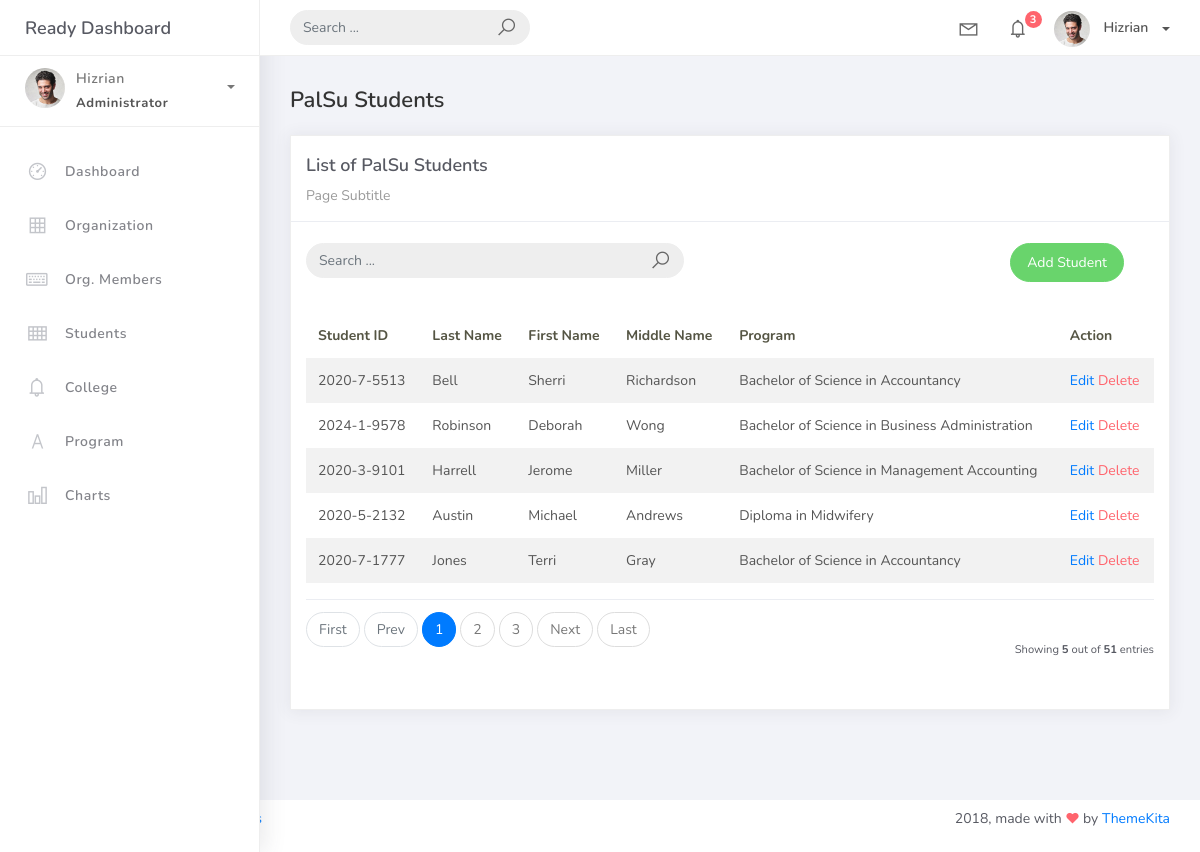
Page /student-list on the earlier database version.
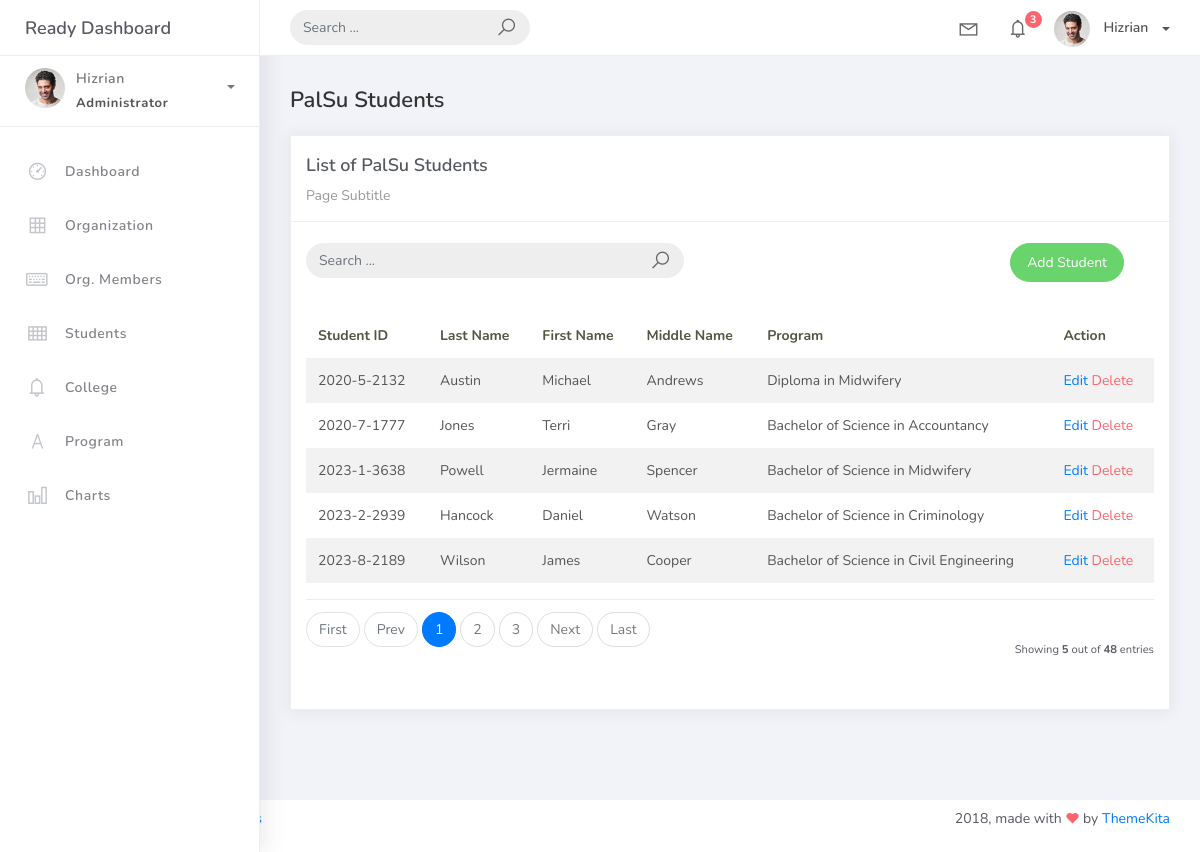
Same page on the later database version.
### studentorg/models.py (models this page shows, shortened)
class BaseModel(models.Model):
    created_at = models.DateTimeField(auto_now_add=True, db_index=True)
    updated_at = models.DateTimeField(auto_now=True)
    class Meta:
        abstract = True

class Student (BaseModel):
    student_id = models.CharField(max_length=15)
    lastname = models.CharField(max_length=25)
    firstname = models.CharField(max_length=25)
    middlename = models.CharField(max_length=25, blank=True, null=True)
    program = models.ForeignKey(Program, on_delete=models.CASCADE)

class Program(BaseModel):
    prog_name = models.CharField(max_length=150)
    college = models.ForeignKey(College, on_delete=models.CASCADE)
    def __str__(self):
        return self.prog_name

### studentorg/views.py (the view)
# urls.py: path('student-list', Student_List.as_view(), name='student-list'),
class Student_List(ListView):
    model = Student
    context_object_name = 'member'
    template_name = 'student/students.html'
    paginate_by = 5
    def get_queryset(self, *args, **kwargs):
        qs = super(Student_List, self).get_queryset(*args, **kwargs)
        if self.request.GET.get("q") != None:
            query = self.request.GET.get('q')
            qs = qs.filter(Q(student_id__icontains=query) |
            Q(lastname__icontains=query) | Q(firstname__icontains=query) |
            Q(middlename__icontains=query) | Q(program__prog_name__icontains=query) )
        return qs

### templates/student/students.html
{% extends 'base.html' %} {% load static %} {% block content %}
<div class="content">
  <div class="container-fluid">
    <h4 class="page-title">PalSu Students</h4>
    <div class="row">
      <div class="col-md-12">
        <div class="card">
          <div class="card-header">
            <div class="card-title">List of PalSu Students</div>
            <div class="card-category">Page Subtitle</div>
          </div>
          <br />
          <div class="col-md-12 row">
            <div class="col-md-6">
              <form
                class="navbar-left navbar-form nav-search mr-md-3"
                action="{% url 'student-list' %}">
                <div class="input-group">
                  <input
                    type="text"
                    placeholder="Search ..."
                    class="form-control"
                    name="q" />
                  <div class="input-group-append">
                    <span class="input-group-text">
                      <i class="la la-search search-icon"></i>
                    </span>
                  </div>
                </div>
              </form>
            </div>
            <div class="col-md-6">
              <div class="pull-right">
                <a
                  href="{% url 'student-add' %}"
                  class="btn btn-success btn-rounded"
                  >Add Student</a
                >
              </div>
            </div>
          </div>
          <div class="card-body">
            <table class="table table-striped mt-3">
              <thead>
                <tr>
                  <th scope="col">Student ID</th>
                  <th scope="col">Last Name</th>
                  <th scope="col">First Name</th>
                  <th scope="col">Middle Name</th>
                  <th scope="col">Program</th>
                  <th scope="col">Action</th>
                </tr>
              </thead>
              <tbody>
                {% for object in object_list %}
                <tr>
                    <td>{{ object.student_id }}</td>
                    <td>{{ object.lastname }}</td>
                    <td>{{ object.firstname }}</td>
                    <td>{{ object.middlename }}</td>
                    <td>{{ object.program }}</td>
                    <td>
                      <a href="student-list/{{ object.id }}">Edit</a>
                      <a
                        href="student-list/{{ object.id }}/delete"
                        class="text-danger"
                        >Delete</a
                      >
                    </td>
                </tr>
                {% empty %}
                <tr>
                    <td colspan="4" style="text-align: center">
                    <p class="text-sm font-weight-bold mb-0">No Records Found</p>
                    </td>
                </tr>
                {% endfor %}
            </tbody>
            </table>
            {% include 'includes/pagination.html' %}
          </div>
        </div>
      </div>
    </div>
  </div>
</div>
{% endblock %}

### templates/base.html (shortened to what this page needs)
{% load static %}
<!DOCTYPE html>
<html>
<head>
	<link rel="stylesheet" href="{% static 'css/bootstrap.min.css' %}">
	<link rel="stylesheet" href="{% static 'css/ready.css'%}">
	<link rel="stylesheet" href="{% static 'css/demo.css'%}">
</head>
<body>
	<div class="wrapper">
		<div class="main-header">
			<div class="logo-header">
				<a href="{% url 'home' %}" class="logo">
					Ready Dashboard
				</a>
			</div>
			<nav class="navbar navbar-header navbar-expand-lg">
				<div class="container-fluid">
					<form class="navbar-left navbar-form nav-search mr-md-3" action="">
						<div class="input-group">
							<input type="text" placeholder="Search ..." class="form-control">
							<div class="input-group-append">
								<span class="input-group-text">
									<i class="la la-search search-icon"></i>
								</span>
							</div>
						</div>
					</form>
					<ul class="navbar-nav topbar-nav ml-md-auto align-items-center">
						<li class="nav-item dropdown hidden-caret">
							<a class="nav-link dropdown-toggle" href="#" id="navbarDropdown" role="button" data-toggle="dropdown" aria-haspopup="true" aria-expanded="false">
								<i class="la la-envelope"></i>
							</a>
						</li>
						<li class="nav-item dropdown hidden-caret">
							<a class="nav-link dropdown-toggle" href="#" id="navbarDropdown" role="button" data-toggle="dropdown" aria-haspopup="true" aria-expanded="false">
								<i class="la la-bell"></i>
								<span class="notification">3</span>
							</a>
						</li>
						<li class="nav-item dropdown">
							<a class="dropdown-toggle profile-pic" data-toggle="dropdown" href="#" aria-expanded="false">
								<img src="{% static 'img/profile.jpg' %}" alt="user-img" width="36" class="img-circle">
								<span >Hizrian</span></span> </a>
							</li>
						</ul>
					</div>
				</nav>
			</div>
			<div class="sidebar">
				<div class="scrollbar-inner sidebar-wrapper">
					<div class="user">
						<div class="photo">
							<img src="{% static 'img/profile.jpg' %}">
						</div>
						<div class="info">
							<a class="" data-toggle="collapse" href="#collapseExample" aria-expanded="true">
								<span>
									Hizrian
									<span class="user-level">Administrator</span>
									<span class="caret"></span>
								</span>
							</a>
						</div>
					</div>
					<ul class="nav">
						<li class="nav-item">
							<a href="{% url 'home' %}">
								<i class="la la-dashboard"></i>
								<p>Dashboard</p>
							</a>
						</li>
						<li class="nav-item">
							<a href="{% url 'organization-list' %}">
								<i class="la la-table"></i>
								<p>Organization</p>
							</a>
						</li>
						<li class="nav-item">
							<a href="{% url 'orgmember-list' %}">
								<i class="la la-keyboard-o"></i>
								<p>Org. Members</p>
							</a>
						</li>
						<li class="nav-item">
							<a href="{% url 'student-list' %}">
								<i class="la la-th"></i>
								<p>Students</p>
							</a>
						</li>
						<li class="nav-item">
							<a href="{% url 'college-list' %}">
								<i class="la la-bell"></i>
								<p>College</p>
							</a>
						</li>
						<li class="nav-item">
							<a href="{% url 'program-list' %}">
								<i class="la la-font"></i>
								<p>Program</p>
							</a>
						</li>
						<li class="nav-item">
							<a href="{% url 'chart' %}">
								<i class="la la-bar-chart"></i>
								<p>Charts</p>
							</a>
						</li>
					</ul>
				</div>
			</div>
			<div class="main-panel">
				{% block content %}
                {% endblock %}
				</div>
				<footer class="footer">
					<div class="container-fluid">
						<nav class="pull-left">
							<ul class="nav">
								<li class="nav-item">
									<a class="nav-link" href="http://www.themekita.com">
									</a>
								</li>
								<li class="nav-item">
									<a class="nav-link" href="#">
									</a>
								</li>
								<li class="nav-item">
									<a class="nav-link" href="#">
									</a>
								</li>
							</ul>
						</nav>
						<div class="copyright ml-auto">
							2018, made with <i class="la la-heart heart text-danger"></i> by <a href="http://www.themekita.com">ThemeKita</a>
						</div>
					</div>
				</footer>
			</div>
</body>
</html>

### templates/includes/pagination.html (shortened to what this page needs)
{% if is_paginated %}
<div class="card-footer px-0 border-0 d-flex flex-column flex-lg-row align-items-center justify-content-between mt-3">
    <nav aria-label="Topics pagination" class="mb-4">
        <ul class="pagination">
            {% if page_obj.number > 1 %}
            <li class="page-item">
                <a class="page-link" href="?page=1">First</a>
            </li>
            {% else %}
            <li class="page-item disabled">
                <span class="page-link">First</span>
            </li>
            {% endif %} {% if page_obj.has_previous %}
            <li class="page-item">
                <a class="page-link" href="?page={{ page_obj.previous_page_number }}">Prev</a>
            </li>
            {% else %}
            <li class="page-item disabled">
                <span class="page-link">Prev</span>
            </li>
            {% endif %} {% for page_num in paginator.page_range %} {% if page_obj.number == page_num %}
            <li class="page-item active">
                <span class="page-link">
                    {{ page_num }}
                </span>
            </li>
            {% elif page_num > page_obj.number|add:'-3' and page_num < page_obj.number|add:'3' %}
            <li class="page-item">
                <a class="page-link" href="?page={{ page_num }}">{{ page_num }}</a>
            </li>
            {% endif %}
            {% endfor %}
            {% if page_obj.has_next %}
            <li class="page-item">
                <a class="page-link" href="?page={{ page_obj.next_page_number }}">Next</a>
            </li>
            {% else %}
            <li class="page-item disabled">
                <span class="page-link">Next</span>
            </li>
            {% endif %}
            {% if page_obj.number != paginator.num_pages %}
            <li class="page-item">
                <a class="page-link" href="?page={{ paginator.num_pages }}">Last</a>
            </li>
            {% else %}
            <li class="page-item disabled">
                <span class="page-link">Last</span>
            </li>
            {% endif %}
        </ul>
    </nav>
    <div class="fw-normal small mt-4 mt-lg-0">Showing <b>{{ object_list.count }}</b> out of <b>{{ paginator.count }}</b> entries</div>
</div>
{% endif %}

Differences in the rows shown:
removed Student: student_id "2020-7-5513", lastname "Bell", firstname "Sherri", middlename "Richardson", program "Bachelor of Science in Accountancy"
removed Student: student_id "2024-1-9578", lastname "Robinson", firstname "Deborah", middlename "Wong", program "Bachelor of Science in Business Administration"
removed Student: student_id "2020-3-9101", lastname "Harrell", firstname "Jerome", middlename "Miller", program "Bachelor of Science in Management Accounting"
now on this page (row unchanged): Student: student_id "2023-1-3638", lastname "Powell", firstname "Jermaine", middlename "Spencer", program "Bachelor of Science in Midwifery"
now on this page (row unchanged): Student: student_id "2023-2-2939", lastname "Hancock", firstname "Daniel", middlename "Watson", program "Bachelor of Science in Criminology"
now on this page (row unchanged): Student: student_id "2023-8-2189", lastname "Wilson", firstname "James", middlename "Cooper", program "Bachelor of Science in Civil Engineering"
Other differences:
{{ paginator.count }}: "51" → "48"
